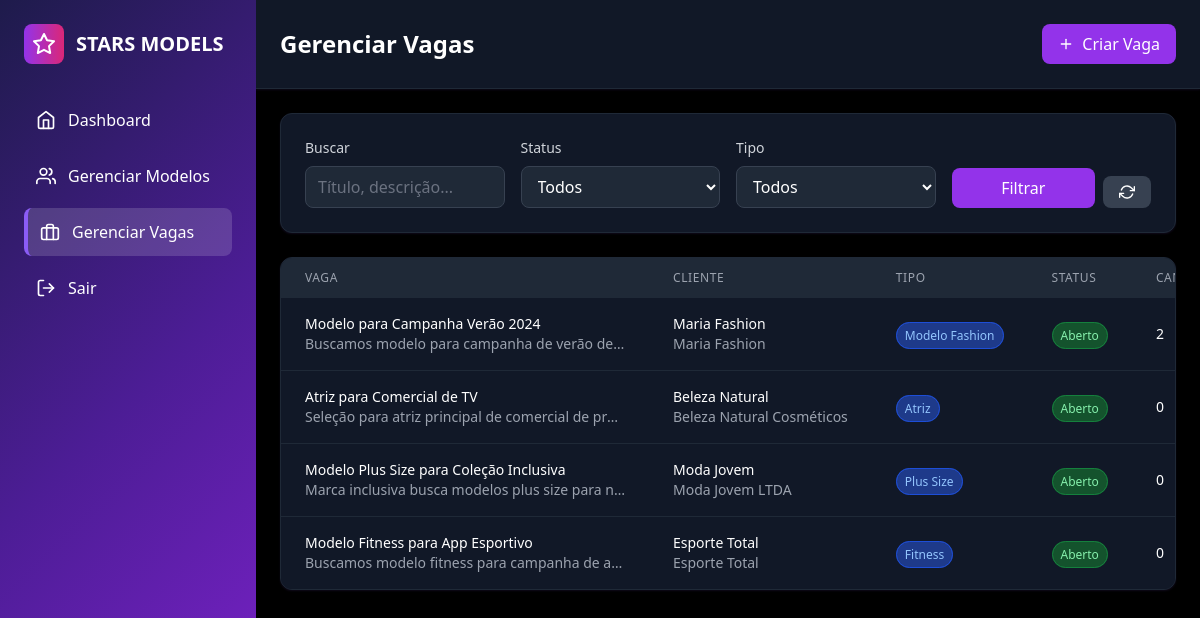
The app's page /admin/jobs.php (signed in) with its own data.
### tables this page shows
CREATE TABLE jobs (
    id INT AUTO_INCREMENT PRIMARY KEY,
    titulo VARCHAR(200) NOT NULL,
    descricao TEXT,
    tipo_modelo VARCHAR(50),
    localizacao VARCHAR(100),
    remuneracao DECIMAL(10,2),
    data_evento DATE,
    data_publicacao TIMESTAMP DEFAULT CURRENT_TIMESTAMP,
    status ENUM('aberto', 'fechado', 'concluido', 'cancelado') DEFAULT 'aberto',
    cliente_id INT,
    vagas INT DEFAULT 1,
    requisitos TEXT,
    beneficios TEXT,
    FOREIGN KEY (cliente_id) REFERENCES usuarios(id)
);

CREATE TABLE usuarios (
    id INT AUTO_INCREMENT PRIMARY KEY,
    nome VARCHAR(100) NOT NULL,
    email VARCHAR(100) UNIQUE NOT NULL,
    senha VARCHAR(255) NOT NULL,
    tipo ENUM('admin', 'cliente', 'modelo') DEFAULT 'cliente',
    cpf VARCHAR(14),
    telefone VARCHAR(20),
    endereco TEXT,
    empresa VARCHAR(100),
    created_at TIMESTAMP DEFAULT CURRENT_TIMESTAMP
);

### admin/jobs.php (the view, shortened to what this page needs)
<?php
require_once '../includes/config.php';
$search = $_GET['search'] ?? '';
$sql = "SELECT j.*, u.nome as cliente_nome, u.empresa,
        (SELECT COUNT(*) FROM candidaturas WHERE job_id = j.id) as total_candidaturas
        FROM jobs j
        LEFT JOIN usuarios u ON j.cliente_id = u.id
        WHERE 1=1";
$params = [];
$sql .= " ORDER BY j.data_publicacao DESC";
try {
    $stmt = $pdo->prepare($sql);
    $stmt->execute($params);
    $jobs = $stmt->fetchAll();
} catch (PDOException $e) {
    $jobs = [];
}
$tipos_modelo = [
    'fashion' => 'Modelo Fashion',
    'comercial' => 'Modelo Comercial',
    'ator' => 'Ator',
    'atriz' => 'Atriz',
    'alta-costura' => 'Alta Costura',
    'fitness' => 'Fitness',
    'plus-size' => 'Plus Size',
    'kids' => 'Kids',
    'adolescente' => 'Adolescente'
];
?>
<!DOCTYPE html>
<html lang="pt-br">
<head>
    <script src="https://cdn.tailwindcss.com"></script>
    <link href="https://cdn.jsdelivr.net/npm/feather-icons/dist/feather.min.css" rel="stylesheet">
</head>
<body class="bg-black text-white">
    <div class="flex h-screen">
        <div class="sidebar w-64 text-white">
            <div class="p-6">
                <div class="flex items-center space-x-3 mb-8">
                    <div class="w-10 h-10 bg-gradient-to-r from-purple-600 to-pink-600 rounded-lg flex items-center justify-center">
                        <i data-feather="star" class="w-6 h-6 text-white"></i>
                    </div>
                    <span class="text-xl font-bold">STARS MODELS</span>
                </div>
                <nav class="space-y-2">
                    <a href="admin.php" class="sidebar-item flex items-center space-x-3 p-3 hover:bg-gray-700 rounded-lg transition duration-300">
                        <i data-feather="home" class="w-5 h-5"></i>
                        <span>Dashboard</span>
                    </a>
                    <a href="modelos.php" class="sidebar-item flex items-center space-x-3 p-3 hover:bg-gray-700 rounded-lg transition duration-300">
                        <i data-feather="users" class="w-5 h-5"></i>
                        <span>Gerenciar Modelos</span>
                    </a>
                    <a href="jobs.php" class="sidebar-item active flex items-center space-x-3 p-3 bg-purple-600 rounded-lg">
                        <i data-feather="briefcase" class="w-5 h-5"></i>
                        <span>Gerenciar Vagas</span>
                    </a>
                    <a href="../logout.php" class="sidebar-item flex items-center space-x-3 p-3 hover:bg-gray-700 rounded-lg transition duration-300">
                        <i data-feather="log-out" class="w-5 h-5"></i>
                        <span>Sair</span>
                    </a>
                </nav>
            </div>
        </div>
        <div class="flex-1 overflow-auto">
            <header class="bg-gray-900 shadow-sm border-b border-gray-800">
                <div class="flex justify-between items-center p-6">
                    <h1 class="text-2xl font-bold text-white">Gerenciar Vagas</h1>
                    <a href="job_form.php?action=add" class="bg-purple-600 hover:bg-purple-700 text-white px-4 py-2 rounded-lg transition duration-300 flex items-center space-x-2">
                        <i data-feather="plus" class="w-4 h-4"></i>
                        <span>Criar Vaga</span>
                    </a>
                </div>
            </header>
            <div class="p-6">
                <div class="bg-gray-900 rounded-xl shadow-sm p-6 mb-6 border border-gray-800">
                    <form method="GET" class="grid grid-cols-1 md:grid-cols-4 gap-4">
                        <div>
                            <label class="block text-sm font-medium text-gray-300 mb-2">Buscar</label>
                            <input type="text" name="search" value="<?php echo htmlspecialchars($search); ?>"
                                placeholder="Título, descrição..."
                                class="w-full px-3 py-2 bg-gray-800 border border-gray-700 rounded-lg text-white placeholder-gray-500 focus:outline-none focus:ring-2 focus:ring-purple-500 focus:border-transparent">
                        </div>
                        <div>
                            <label class="block text-sm font-medium text-gray-300 mb-2">Status</label>
                            <select name="status" class="w-full px-3 py-2 bg-gray-800 border border-gray-700 rounded-lg text-white focus:outline-none focus:ring-2 focus:ring-purple-500 focus:border-transparent">
                                <option value="">Todos</option>
                            </select>
                        </div>
                        <div>
                            <label class="block text-sm font-medium text-gray-300 mb-2">Tipo</label>
                            <select name="tipo" class="w-full px-3 py-2 bg-gray-800 border border-gray-700 rounded-lg text-white focus:outline-none focus:ring-2 focus:ring-purple-500 focus:border-transparent">
                                <option value="">Todos</option>
                            </select>
                        </div>
                        <div class="flex space-x-2 items-end">
                            <button type="submit" class="w-full bg-purple-600 hover:bg-purple-700 text-white py-2 px-4 rounded-lg transition duration-300">
                                Filtrar
                            </button>
                            <a href="jobs.php" class="bg-gray-700 hover:bg-gray-600 text-white py-2 px-4 rounded-lg transition duration-300 flex items-center">
                                <i data-feather="refresh-cw" class="w-4 h-4"></i>
                            </a>
                        </div>
                    </form>
                </div>
                <div class="bg-gray-900 rounded-xl shadow-sm overflow-hidden border border-gray-800">
                    <div class="overflow-x-auto">
                        <table class="w-full">
                            <thead class="bg-gray-800">
                                <tr>
                                    <th class="px-6 py-3 text-left text-xs font-medium text-gray-400 uppercase tracking-wider">Vaga</th>
                                    <th class="px-6 py-3 text-left text-xs font-medium text-gray-400 uppercase tracking-wider">Cliente</th>
                                    <th class="px-6 py-3 text-left text-xs font-medium text-gray-400 uppercase tracking-wider">Tipo</th>
                                    <th class="px-6 py-3 text-left text-xs font-medium text-gray-400 uppercase tracking-wider">Status</th>
                                    <th class="px-6 py-3 text-left text-xs font-medium text-gray-400 uppercase tracking-wider">Candidaturas</th>
                                </tr>
                            </thead>
                            <tbody class="bg-gray-900 divide-y divide-gray-800">
                                <?php if (!empty($jobs)): ?>
                                    <?php foreach ($jobs as $job): ?>
                                    <tr class="hover:bg-gray-800 transition duration-300">
                                        <td class="px-6 py-4">
                                            <div class="text-sm font-medium text-white"><?php echo $job['titulo']; ?></div>
                                            <div class="text-sm text-gray-400 truncate max-w-xs"><?php echo substr($job['descricao'], 0, 100); ?>...</div>
                                        </td>
                                        <td class="px-6 py-4 whitespace-nowrap">
                                            <div class="text-sm text-white"><?php echo $job['cliente_nome'] ?? 'N/A'; ?></div>
                                            <div class="text-sm text-gray-400"><?php echo $job['empresa'] ?? ''; ?></div>
                                        </td>
                                        <td class="px-6 py-4 whitespace-nowrap">
                                            <span class="px-2 py-1 text-xs bg-blue-900 text-blue-300 rounded-full border border-blue-700">
                                                <?php echo $tipos_modelo[$job['tipo_modelo']] ?? 'Geral'; ?>
                                            </span>
                                        </td>
                                        <td class="px-6 py-4 whitespace-nowrap">
                                            <?php
                                            $status_colors = [
                                                'aberto' => 'bg-green-900 text-green-300 border-green-700',
                                                'fechado' => 'bg-red-900 text-red-300 border-red-700',
                                                'pausado' => 'bg-yellow-900 text-yellow-300 border-yellow-700'
                                            ];
                                            $color = $status_colors[$job['status']] ?? 'bg-gray-800 text-gray-400 border-gray-600';
                                            ?>
                                            <span class="px-2 py-1 text-xs <?php echo $color; ?> rounded-full border">
                                                <?php echo ucfirst($job['status']); ?>
                                            </span>
                                        </td>
                                        <td class="px-6 py-4 whitespace-nowrap text-sm text-white">
                                            <?php echo $job['total_candidaturas']; ?>
                                        </td>
                                    </tr>
                                    <?php endforeach; ?>
                                <?php endif; ?>
                            </tbody>
                        </table>
                    </div>
                </div>
            </div>
        </div>
    </div>
</body>
</html>

### admin/jobs.php (style rules this page uses)
body { background-color: #000000; color: #ffffff; }
.sidebar { background: linear-gradient(135deg, #1e1b4b 0%, #4c1d95 50%, #7e22ce 100%); }
.sidebar-item { transition: all 0.3s ease; border-radius: 0.75rem; }
.sidebar-item.active { background: rgba(255, 255, 255, 0.15); border-left: 4px solid #8b5cf6; }
.shadow-sm { box-shadow: 0 1px 2px 0 rgba(139, 92, 246, 0.1) !important; }

### records on screen
jobs: titulo "Modelo para Campanha Verão 2024", descricao "Buscamos modelo para campanha de verão de…", cliente.nome "Maria Fashion", cliente.empresa "Maria Fashion", tipo_modelo "Modelo Fashion", status "Aberto", total_candidaturas "2"
jobs: titulo "Atriz para Comercial de TV", descricao "Seleção para atriz principal de comercial de pr…", cliente.nome "Beleza Natural", cliente.empresa "Beleza Natural Cosméticos", tipo_modelo "Atriz", status "Aberto", total_candidaturas "0"
jobs: titulo "Modelo Plus Size para Coleção Inclusiva", descricao "Marca inclusiva busca modelos plus size para n…", cliente.nome "Moda Jovem", cliente.empresa "Moda Jovem LTDA", tipo_modelo "Plus Size", status "Aberto", total_candidaturas "0"
jobs: titulo "Modelo Fitness para App Esportivo", descricao "Buscamos modelo fitness para campanha de a…", cliente.nome "Esporte Total", cliente.empresa "Esporte Total", tipo_modelo "Fitness", status "Aberto", total_candidaturas "0"
